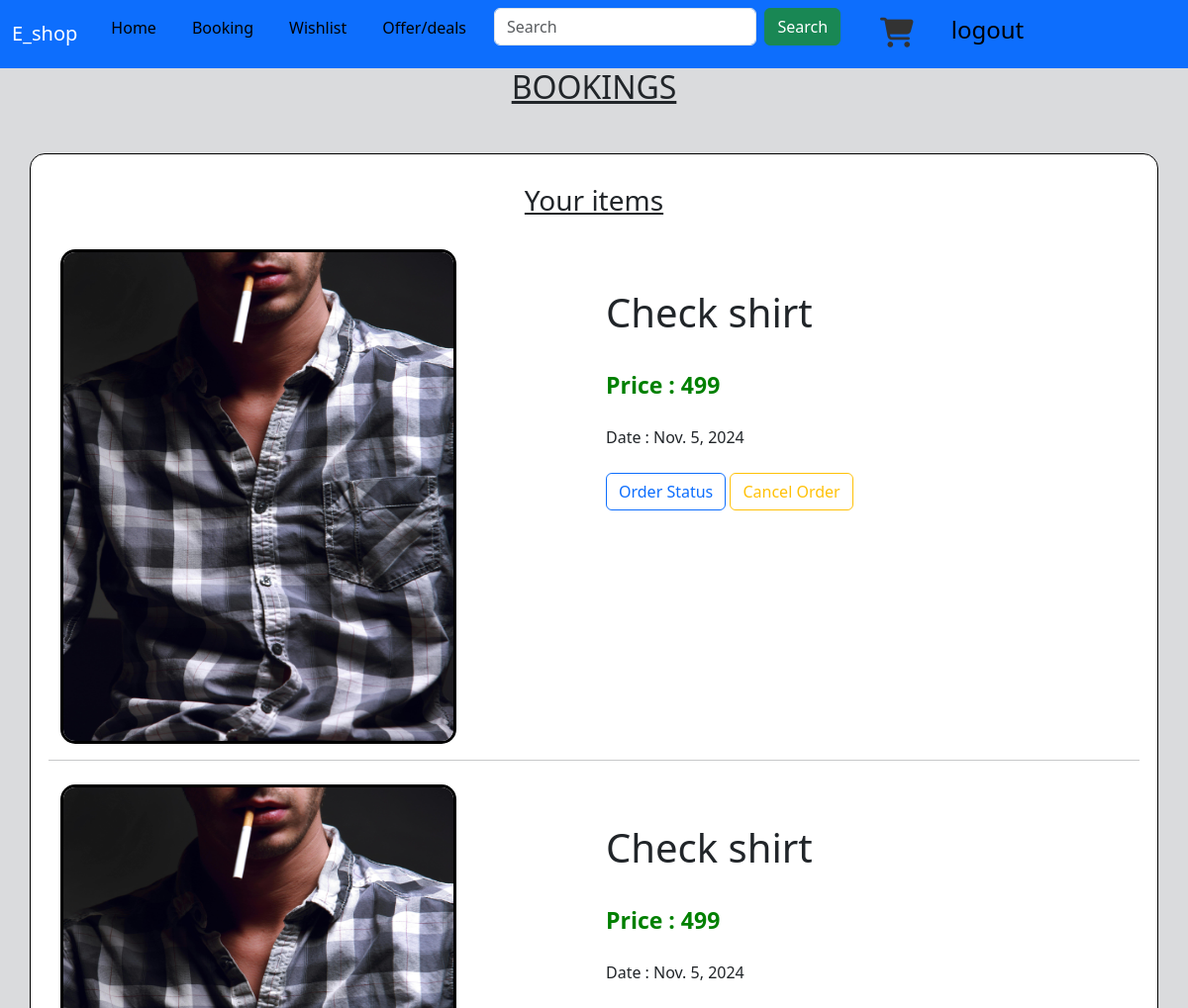
Page /user_vew_booking (signed in, upper part) on the earlier database version.
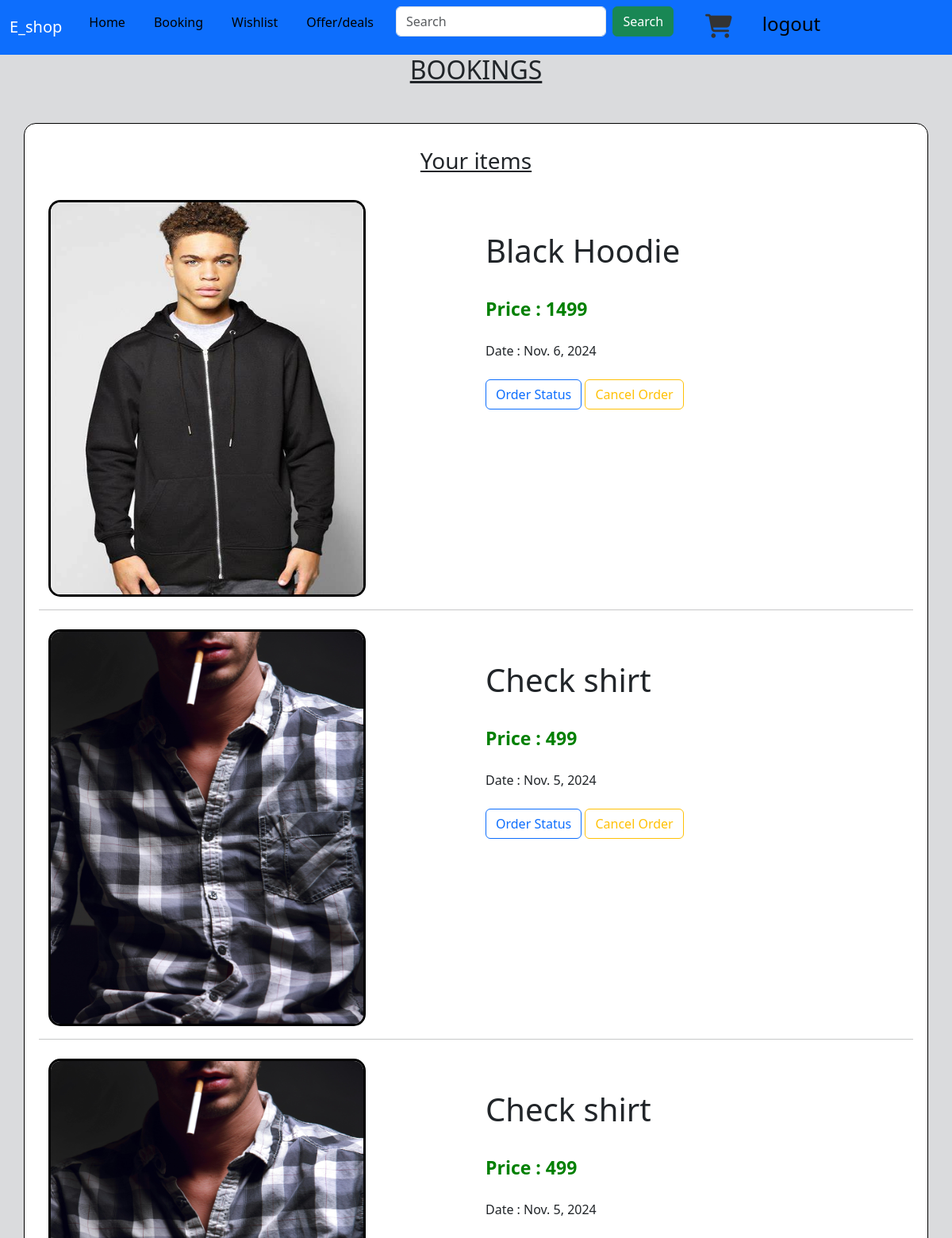
Same page on the later database version.
### app/models.py (models this page shows)
class Buy(models.Model):
    user=models.ForeignKey(User,on_delete=models.CASCADE)
    products=models.ForeignKey(product,on_delete=models.CASCADE)
    price=models.IntegerField()             ##price is added bcs it should not change when product price incres after buying
    date=models.DateField(auto_now_add=True)

class product (models.Model):
    pro_id=models.TextField()
    name=models.TextField()
    price=models.IntegerField()
    offer_price=models.IntegerField()
    img=models.FileField()

### app/views.py (the view)
# urls.py: path('user_vew_booking',views.user_view_booking),
def user_view_booking(req):
    user=User.objects.get(username=req.session['user'])
    data=Buy.objects.filter(user=user)[::-1]
    return render(req,'user/view_booking.html',{'data':data})

### templates/user/view_booking.html (shortened to what this page needs)
<!DOCTYPE html>
<html lang="en">
<head>
    <link href="https://cdn.jsdelivr.net/npm/bootstrap@5.3.3/dist/css/bootstrap.min.css" rel="stylesheet">
    <link rel="stylesheet" href="https://cdnjs.cloudflare.com/ajax/libs/font-awesome/6.6.0/css/all.min.css">
</head>
<body>
    <nav class="navbar navbar-expand-sm bg-primary navbar-dark">
        <div class="container-fluid">
          <a class="navbar-brand" href="#">E_shop</a>
          <div class="collapse navbar-collapse" id="collapsibleNavbar">
            <ul class="navbar-nav">
              <li class="nav-item">
                <a class="nav-link" href="user_home">Home</a>
              </li>
              <li class="nav-item">
                <a class="nav-link" href="#">Booking</a>
              </li>
              <li class="nav-item">
                <a class="nav-link" href="#">Wishlist</a>
              </li>
              <li class="nav-item">
                <a class="nav-link" href="#">Offer/deals</a>
              </li>
              <div class="">
                <li class="nav-item" id="search">
                  <form class="d-flex" role="search" action="search" method="post">
                    <input class="form-control me-2" type="search" name="search" placeholder="Search" aria-label="Search">
                    <button class="btn btn-success" type="submit">Search</button>
                  </form>
                </li>
              </div>
              <li class="nav-item">
                <a href="cart_disp"><i class="fa-solid fa-cart-shopping" id="cart"></i></a>
              </li>
              <li class="nav-item">
                <a id="logout" class="logout nav-link" href="logout">
                  <h4>logout</h4>
                </a>
              </li>
            </ul>
          </div>
        </div>
      </nav>
      <h2 class="text-center">BOOKINGS</h2>
      <div class="container mt-5">
        <h3 class="item text-center mb-4">Your items</h3>
        <div class="row">
          {% for i in data %}
      <div class="col-lg-6 mt-2">
        <img src="{{i.products.img.url}}" class="product_img" alt="" style="width:400px; height: 500px;">
      </div>
      <div class="col-lg-6 mt-5">
        <h4 class="product_name">{{i.products.name}}</h4><br>
       <p class="offer_price" style="display: inline;"> Price : {{i.price}}</p><br><br>
       <p class="Date" style="display: inline;"> Date : {{i.date}}</p><br><br>
       <a href="#" class="btn btn-outline-primary">Order Status</a>
        <a href="#" class="btn btn-outline-warning">Cancel Order</a>
    </div>
    <hr class="mt-3">
    {% endfor %}
</body>
</html>

Differences in the rows shown:
added Buy: products.img (picture), products.name "Black Hoodie", price "1499", date "Nov. 6, 2024"
